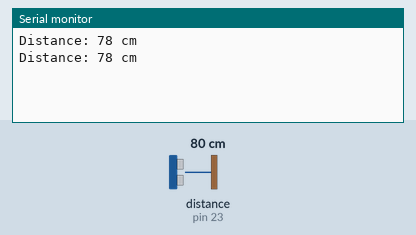
Simulated run of this sketch. Board: Arduino Mega 2560, built with avr-gcc and run on an emulated ATmega2560. Shown: the last lines printed to the serial monitor. Wiring (inferred from the names in the program): ultrasonic range finder: trigger pin 22; echo pin 23. The test bench sets the inputs (shaded band); at power-on: distance to the obstacle (sensor on pin 23) 80 cm. The echo pulse lasts 58.3 µs per cm.

Above: at 1.8 s.
1.9 s: distance to the obstacle (sensor on pin 23) set to 2 cm
At 2.8 s:
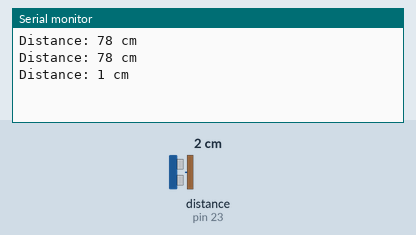
3.4 s: distance to the obstacle (sensor on pin 23) set to 4 cm
At 4.4 s:
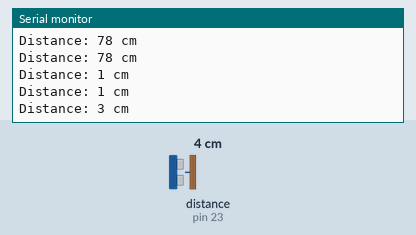
Timing chart, 0 to 6.4 s (numbered marks = the images above; inputs shaded):
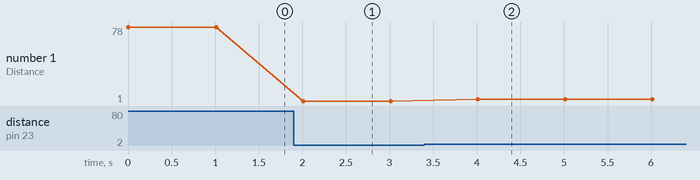

Measured:
- after the input at 1.9 s, the serial monitor: prints a new line after 0.11 s (image 1)
- after the input at 3.4 s, the serial monitor: prints a new line after 0.61 s (image 2)
- plotted number 1: 78 → 1 after the input at 1.9 s, 1 → 3 after the input at 3.4 s

The sketch:

DistanceSensor.ino
```cpp
// 定義連接到Arduino的引腳
const int trigPin = 22; // Trigger Pin 橘
const int echoPin = 23; // Echo Pin 藍

void setup() {
  // 初始化串行通信，以便於調試
  Serial.begin(9600);
  // 定義觸發腳位和回聲腳位的模式
  pinMode(trigPin, OUTPUT);
  pinMode(echoPin, INPUT);
}

void loop() {
  long duration, distance;
  // 清除觸發腳位
  digitalWrite(trigPin, LOW);
  delayMicroseconds(2);
  // 設置觸發腳位為高電位，持續10微秒
  digitalWrite(trigPin, HIGH);
  delayMicroseconds(10);
  digitalWrite(trigPin, LOW);

  // 讀取回聲腳位，返回聲波往返時間(微秒)
  duration = pulseIn(echoPin, HIGH);

  // 計算距離
  distance = duration * 0.034 / 2; // 聲波速度340 m/s，換算為0.034 cm/us

  // 顯示距離值
  Serial.print("Distance: ");
  Serial.print(distance);
  Serial.println(" cm");

  // 延遲一秒後再次測量
  delay(1000);
}
```
